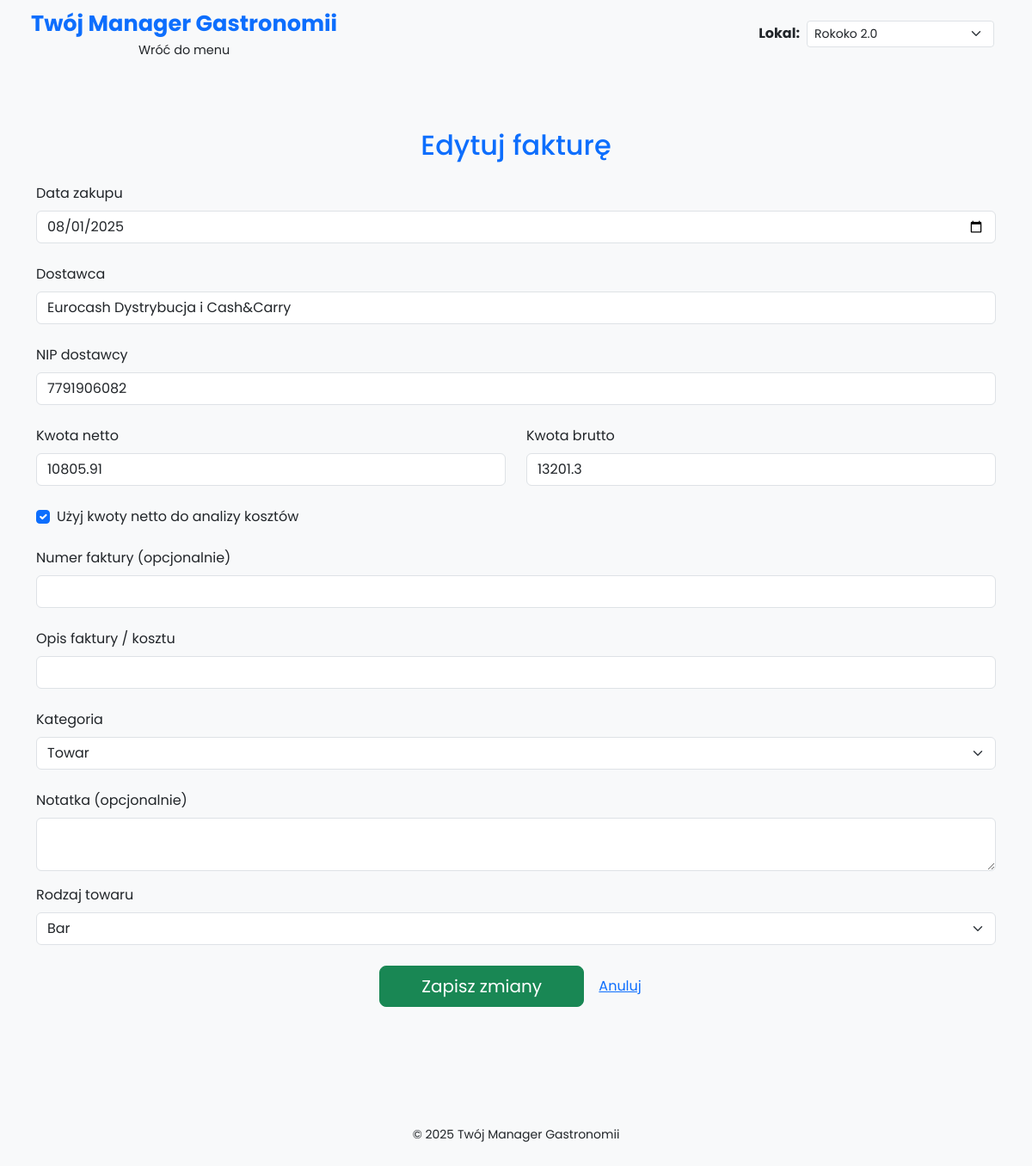
Page /edit_invoice/3 on the committed database.
### models.py (models this page shows)
class Invoice(Base):
    __tablename__ = 'invoices'
    id = Column(Integer, primary_key=True)
    invoice_date = Column(Date)
    gross_amount = Column(Float)
    net_amount = Column(Float)
    supplier = Column(String)
    nip = Column(String)
    category = Column(String)
    goods_type = Column(String)
    lokal = Column(String)
    note = Column(Text)
    use_netto = Column(Boolean, default=False)
    invoice_number = Column(String)
    description = Column(String)

### app.py (the view, shortened to what this page needs)
@app.route('/edit_invoice/<int:invoice_id>', methods=['GET', 'POST'])
def edit_invoice(invoice_id):
    db_session = Session()
    invoice = db_session.query(Invoice).filter_by(
        id=invoice_id,
        lokal=get_current_lokal()
    ).first()
    if not invoice:
        db_session.close()
        return "Brak dostępu lub faktura nie istnieje", 404
    db_session.close()
    return render_template('edit_invoice.html', invoice=invoice)

### app.py (called while the page is built)
def get_current_lokal():
    return session.get('lokal', 'Rokoko 2.0')

@app.before_request
def set_default_lokal():
    if 'lokal' not in session:
        session['lokal'] = 'Rokoko 2.0'

### templates/edit_invoice.html (shortened to what this page needs)
{% extends 'base.html' %}
{% block content %}
<div class="container my-5">
    <h2 class="text-center mb-4 text-primary">Edytuj fakturę</h2>
    <form method="POST">
        <div class="mb-4">
            <label for="invoice_date" class="form-label">Data zakupu</label>
            <input type="date" id="invoice_date" name="invoice_date" class="form-control" value="{{ invoice.invoice_date }}" required>
        </div>
        <div class="mb-4">
            <label for="supplier_name" class="form-label">Dostawca</label>
            <input type="text" id="supplier_name" name="supplier_name" class="form-control" value="{{ invoice.supplier }}" required>
        </div>
        <div class="mb-4">
            <label for="supplier_nip" class="form-label">NIP dostawcy</label>
            <input type="text" id="supplier_nip" name="supplier_nip" class="form-control" value="{{ invoice.nip }}">
        </div>
        <div class="row mb-4">
            <div class="col-md-6">
                <label for="net_amount" class="form-label">Kwota netto</label>
                <input type="number" step="0.01" id="net_amount" name="net_amount" class="form-control" value="{{ invoice.net_amount }}">
            </div>
            <div class="col-md-6">
                <label for="gross_amount" class="form-label">Kwota brutto</label>
                <input type="number" step="0.01" id="gross_amount" name="gross_amount" class="form-control" value="{{ invoice.gross_amount }}" required>
            </div>
        </div>
<div class="form-check mb-4">
    <input class="form-check-input" type="checkbox" id="use_netto" name="use_netto"
        {% if invoice.use_netto %}checked{% endif %}>
    <label class="form-check-label" for="use_netto">
        Użyj kwoty netto do analizy kosztów
    </label>
</div>
        <div class="mb-4">
            <label for="invoice_number" class="form-label">Numer faktury (opcjonalnie)</label>
            <input type="text" id="invoice_number" name="invoice_number" class="form-control" value="{{ invoice.invoice_number }}">
        </div>
        <div class="mb-4">
            <label for="description" class="form-label">Opis faktury / kosztu</label>
            <input type="text" id="description" name="description" class="form-control" value="{{ invoice.description }}">
        </div>
        <div class="mb-4">
            <label for="category" class="form-label">Kategoria</label>
            <select id="category" name="category" class="form-select" required>
                {% for option in ['Towar', 'Pracownicy', 'Utrzymanie lokalu', 'Marketing', 'Podatki', 'Inne'] %}
                    <option value="{{ option }}" {% if invoice.category == option %}selected{% endif %}>{{ option }}</option>
                {% endfor %}
            </select>
        </div>
        <div class="mb-3">
            <label for="note" class="form-label">Notatka (opcjonalnie)</label>
            <textarea name="note" class="form-control" rows="2">{{ invoice.note or '' }}</textarea>
        </div>
        <div class="mb-4" id="goods_type_wrapper" style="display: none;">
    <label for="goods_type" class="form-label">Rodzaj towaru</label>
    <select id="goods_type" name="goods_type" class="form-select">
        <option value="bar" {% if invoice.goods_type == 'bar' %}selected{% endif %}>Bar</option>
    </select>
</div>
        <div class="text-center">
            <button type="submit" class="btn btn-success btn-lg px-5">Zapisz zmiany</button>
            <a href="{{ url_for('monthly_summary') }}" class="btn btn-link">Anuluj</a>
        </div>
    </form>
</div>
{% endblock %}

### static/css/style.css (style rules this page uses)
body { background-color: #f8f9fa; font-family: 'Poppins', sans-serif; min-height: 100vh; display: flex; flex-direction: column; }

### rows in the picture
Invoice: invoice_date "08/01/2025", supplier_name "Eurocash Dystrybucja i Cash&Carry", supplier_nip "7791906082", net_amount "10805.91", gross_amount "13201.3", use_netto "☑", category "Towar", goods_type "Bar"
